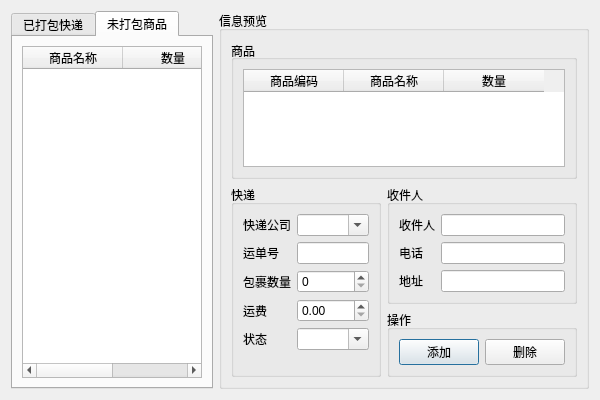
<?xml version="1.0" encoding="UTF-8"?>
<ui version="4.0">
 <class>FrmExpressOrder</class>
 <widget class="QDialog" name="FrmExpressOrder">
  <property name="geometry">
   <rect>
    <x>0</x>
    <y>0</y>
    <width>600</width>
    <height>400</height>
   </rect>
  </property>
  <property name="windowTitle">
   <string>Dialog</string>
  </property>
  <layout class="QGridLayout" name="gridLayout_2">
   <item row="0" column="0">
    <widget class="QTabWidget" name="tabWidget">
     <property name="currentIndex">
      <number>1</number>
     </property>
     <widget class="QWidget" name="tab">
      <attribute name="title">
       <string>已打包快递</string>
      </attribute>
      <layout class="QHBoxLayout" name="horizontalLayout">
       <item>
        <widget class="QListWidget" name="listWidget"/>
       </item>
      </layout>
     </widget>
     <widget class="QWidget" name="tab_2">
      <attribute name="title">
       <string>未打包商品</string>
      </attribute>
      <layout class="QHBoxLayout" name="horizontalLayout_2">
       <item>
        <widget class="QTableWidget" name="tableWidget">
         <column>
          <property name="text">
           <string>商品名称</string>
          </property>
         </column>
         <column>
          <property name="text">
           <string>数量</string>
          </property>
         </column>
        </widget>
       </item>
      </layout>
     </widget>
    </widget>
   </item>
   <item row="0" column="1">
    <widget class="QGroupBox" name="groupBox_2">
     <property name="title">
      <string>信息预览</string>
     </property>
     <layout class="QGridLayout" name="gridLayout">
      <item row="0" column="0" colspan="2">
       <widget class="QGroupBox" name="groupBox_3">
        <property name="title">
         <string>商品</string>
        </property>
        <property name="alignment">
         <set>Qt::AlignLeading|Qt::AlignLeft|Qt::AlignVCenter</set>
        </property>
        <layout class="QHBoxLayout" name="horizontalLayout_4">
         <item>
          <widget class="QTableWidget" name="tableWidget_2">
           <column>
            <property name="text">
             <string>商品编码</string>
            </property>
           </column>
           <column>
            <property name="text">
             <string>商品名称</string>
            </property>
           </column>
           <column>
            <property name="text">
             <string>数量</string>
            </property>
           </column>
          </widget>
         </item>
        </layout>
       </widget>
      </item>
      <item row="1" column="0" rowspan="2">
       <widget class="QGroupBox" name="groupBox_4">
        <property name="title">
         <string>快递</string>
        </property>
        <layout class="QFormLayout" name="formLayout">
         <item row="0" column="0">
          <widget class="QLabel" name="label">
           <property name="text">
            <string>快递公司</string>
           </property>
          </widget>
         </item>
         <item row="0" column="1">
          <widget class="QComboBox" name="comboBox">
           <property name="editable">
            <bool>true</bool>
           </property>
          </widget>
         </item>
         <item row="1" column="0">
          <widget class="QLabel" name="label_8">
           <property name="text">
            <string>运单号</string>
           </property>
          </widget>
         </item>
         <item row="1" column="1">
          <widget class="QLineEdit" name="lineEdit_4"/>
         </item>
         <item row="2" column="0">
          <widget class="QLabel" name="label_6">
           <property name="text">
            <string>包裹数量</string>
           </property>
          </widget>
         </item>
         <item row="2" column="1">
          <widget class="QSpinBox" name="spinBox"/>
         </item>
         <item row="3" column="0">
          <widget class="QLabel" name="label_5">
           <property name="text">
            <string>运费</string>
           </property>
          </widget>
         </item>
         <item row="3" column="1">
          <widget class="QDoubleSpinBox" name="doubleSpinBox"/>
         </item>
         <item row="4" column="0">
          <widget class="QLabel" name="label_7">
           <property name="text">
            <string>状态</string>
           </property>
          </widget>
         </item>
         <item row="4" column="1">
          <widget class="QComboBox" name="comboBox_2">
           <property name="editable">
            <bool>true</bool>
           </property>
          </widget>
         </item>
        </layout>
       </widget>
      </item>
      <item row="1" column="1">
       <widget class="QGroupBox" name="groupBox_5">
        <property name="title">
         <string>收件人</string>
        </property>
        <layout class="QFormLayout" name="formLayout_2">
         <item row="0" column="0">
          <widget class="QLabel" name="label_2">
           <property name="text">
            <string>收件人</string>
           </property>
          </widget>
         </item>
         <item row="0" column="1">
          <widget class="QLineEdit" name="lineEdit"/>
         </item>
         <item row="1" column="0">
          <widget class="QLabel" name="label_3">
           <property name="text">
            <string>电话</string>
           </property>
          </widget>
         </item>
         <item row="1" column="1">
          <widget class="QLineEdit" name="lineEdit_2"/>
         </item>
         <item row="2" column="0">
          <widget class="QLabel" name="label_4">
           <property name="text">
            <string>地址</string>
           </property>
          </widget>
         </item>
         <item row="2" column="1">
          <widget class="QLineEdit" name="lineEdit_3"/>
         </item>
        </layout>
       </widget>
      </item>
      <item row="2" column="1">
       <widget class="QGroupBox" name="groupBox">
        <property name="title">
         <string>操作</string>
        </property>
        <layout class="QHBoxLayout" name="horizontalLayout_3">
         <item>
          <widget class="QPushButton" name="pushButton">
           <property name="text">
            <string>添加</string>
           </property>
          </widget>
         </item>
         <item>
          <widget class="QPushButton" name="pushButton_2">
           <property name="text">
            <string>删除</string>
           </property>
          </widget>
         </item>
        </layout>
       </widget>
      </item>
     </layout>
    </widget>
   </item>
  </layout>
 </widget>
 <resources/>
 <connections/>
</ui>
